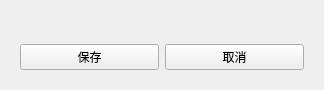
<?xml version="1.0" encoding="UTF-8"?>
<ui version="4.0">
 <class>Widget</class>
 <widget class="QWidget" name="Widget">
  <property name="geometry">
   <rect>
    <x>0</x>
    <y>0</y>
    <width>324</width>
    <height>87</height>
   </rect>
  </property>
  <property name="windowTitle">
   <string>Widget</string>
  </property>
  <layout class="QVBoxLayout" name="verticalLayout">
   <item>
    <widget class="IntervalSet" name="intervalSet" native="true">
     <layout class="QHBoxLayout" name="horizontalLayout"/>
    </widget>
   </item>
   <item>
    <widget class="QWidget" name="widget" native="true">
     <layout class="QHBoxLayout" name="horizontalLayout_2">
      <item>
       <widget class="QPushButton" name="save">
        <property name="text">
         <string>保存</string>
        </property>
       </widget>
      </item>
      <item>
       <widget class="QPushButton" name="cancel">
        <property name="text">
         <string>取消</string>
        </property>
       </widget>
      </item>
     </layout>
    </widget>
   </item>
  </layout>
 </widget>
 <customwidgets>
  <customwidget>
   <class>IntervalSet</class>
   <extends>QWidget</extends>
   <header location="global">intervalset.h</header>
   <container>1</container>
  </customwidget>
 </customwidgets>
 <resources/>
 <connections/>
</ui>
